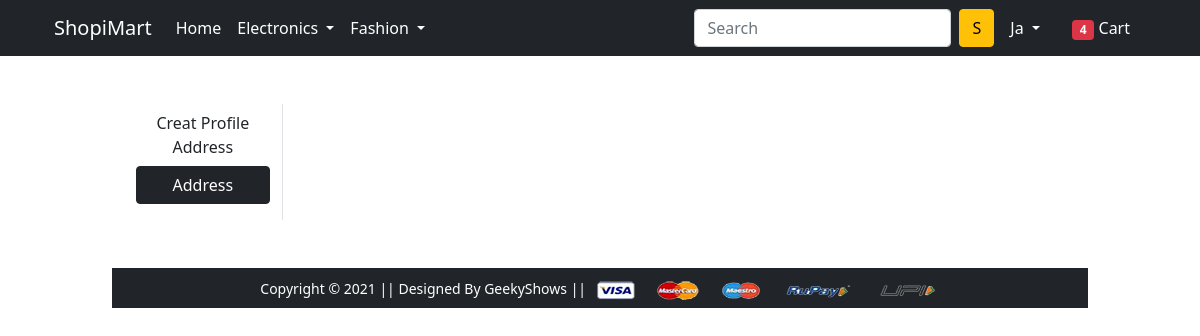
Page /address/ (signed in) on the earlier database version.
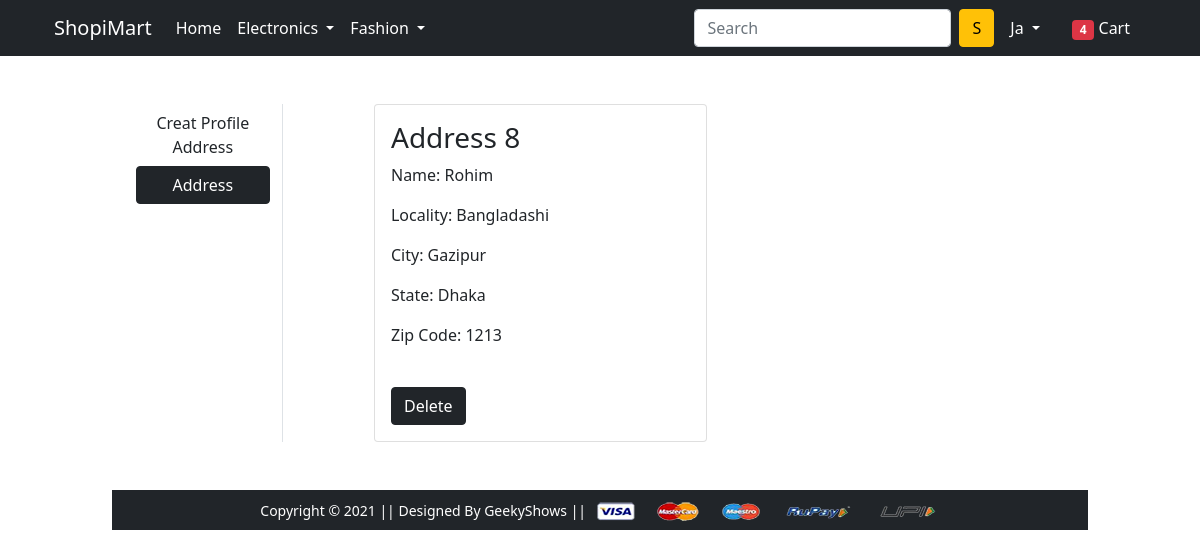
Same page on the later database version.
### app/models.py (models this page shows, shortened)
class Customer(models.Model):
    user = models.ForeignKey(User, on_delete=models.CASCADE)
    name = models.CharField(max_length=200)
    locality = models.CharField(max_length=200)
    city = models.CharField(max_length=50)
    zipcode = models.IntegerField()
    state = models.CharField(choices=STATE_CHOICES,  max_length=100)

### app/views.py (the view)
# urls.py: path('address/', views.addaddress, name='address'),
@login_required
def addaddress(request):
    add = Customer.objects.filter(user=request.user)
    context = {'active':'btn-dark', 'add':add}
    return render(request, 'app/address.html', context)

### app/templates/app/address.html (shortened to what this page needs)
{% extends 'app/base.html' %}
{% load static %}
{% block main-content %}
<div class="container my-5">
 <div class="row">
    <div class="col-sm-2 border-end">
   <ul class="list-unstyled">
    <li class="d-grid"><a href="{% url 'profile' %}" class="btn">Creat Profile Address</a></li>
    <li class="d-grid"><a href="{% url 'address' %}" class="btn {{active}}">Address</a></li>
   </ul>
  </div>
  <div class="col-sm-9 offset-sm-1">
   <div class="row">
    {% for ad in add %}
    <div class="col-sm-6">
     <div class="card">
      <div class="card-body">
       <h3>Address {{ad.id}}</h3>
       <p>Name: {{ad.name}}</p>
       <p>Locality: {{ad.locality}}</p>
       <p>City: {{ad.city}}</p>
       <p>State: {{ad.state}}</p>
       <p>Zip Code: {{ad.zipcode}}</p>
       <br>
       <a href="{% url 'deladdress' ad.id %}" class="top-0 end-0 btn btn-dark">Delete</a>
      </div>
     </div>
    </div>
    {% endfor %}
   </div>
  </div>
 </div>
</div>
{% endblock main-content %}

Differences in the rows shown:
added Customer: id "8", name "Rohim", locality "Bangladashi", city "Gazipur", state "Dhaka", zipcode "1213"
